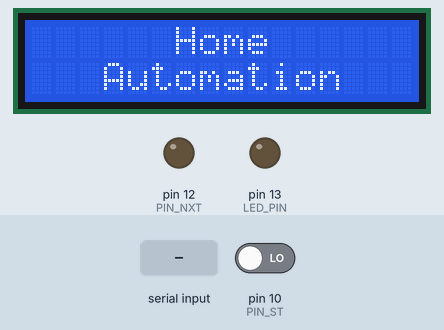
Recording of a sketch running on a simulated Arduino Uno, built with avr-gcc and run on an emulated ATmega328P. Parts: 16×2 character LCD, output pins drawn as LEDs (lit = HIGH). Inputs (shaded band) come from the test bench; at power-on: pin 10 (PIN_ST) LOW. What the sketch prints to the serial monitor is not drawn.

Above: at 3.1 s.
8.3 s: pin 10 (PIN_ST) driven HIGH
At 8.9 s:
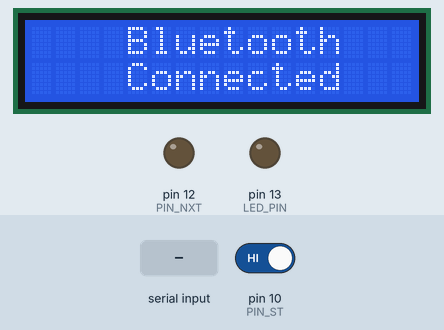
9.8 s: "2" received over the second serial link
At 11.0 s:
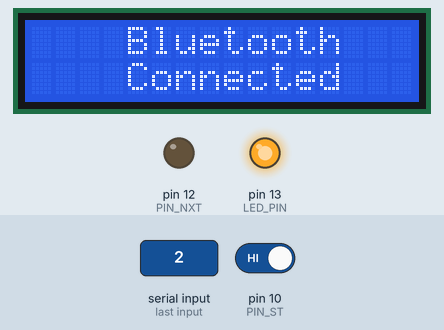
11.3 s: "4" received over the second serial link
At 12.4 s:
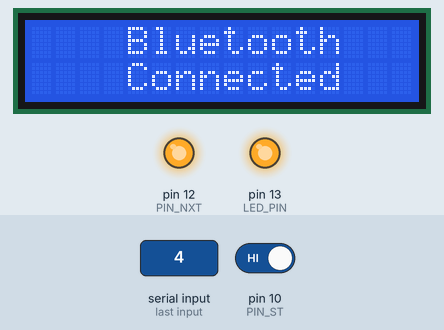
12.8 s: "1" received over the second serial link
At 13.5 s:
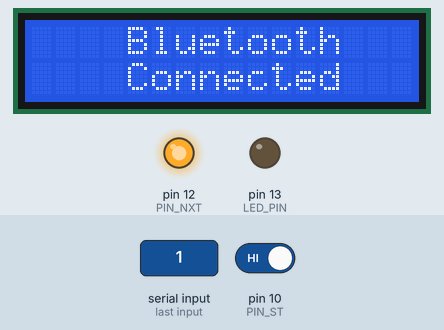
14.3 s: pin 10 (PIN_ST) driven LOW
At 14.6 s:
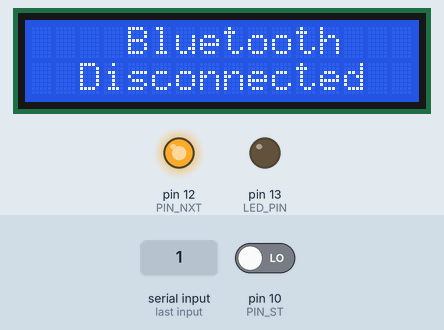
15.8 s: "3" received over the second serial link
At 17.0 s:
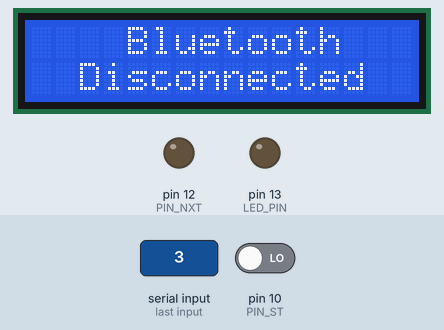
Timing chart, 0 to 18.3 s (numbered marks = the images above; inputs shaded):
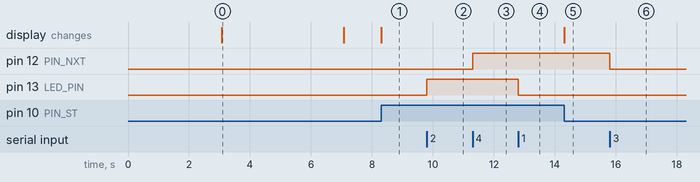

Measured:
- after the input at 8.3 s, the display: changes at once (image 1)
- after the input at 9.8 s, pin 13 (LED_PIN): LOW → HIGH at once
- after the input at 11.3 s, pin 12 (PIN_NXT): LOW → HIGH at once
- after the input at 12.8 s, pin 13 (LED_PIN): HIGH → LOW at once
- after the input at 14.3 s, the display: changes at once (image 5)
- after the input at 15.8 s, pin 12 (PIN_NXT): HIGH → LOW at once
- what the display in image 0 shows lasts 4.0 s, from 3.1 s to 7.1 s

The sketch:

Home_Automation.ino
```cpp
#include<SoftwareSerial.h>
#include<LiquidCrystal.h>
LiquidCrystal lcd(7,6,5,4,8,9);

#define TxD 3
#define RxD 2
#define LED_PIN 13
#define PIN_NXT 12
#define PIN_ST 10

SoftwareSerial bluetoothSerial(TxD, RxD);

char c;
int st;

void setup() {
  bluetoothSerial.begin(9600);
  Serial.begin(9600);
  lcd.begin(16,2);
  pinMode(LED_PIN, OUTPUT);
  pinMode(PIN_NXT, OUTPUT);
  pinMode(PIN_ST, INPUT);
  lcd.setCursor(0,0);
  lcd.print("  TEAM XFINITY  ");
 // lcd.print("  suri_kumkaran ");
  lcd.setCursor(0,1);
 // lcd.print("     ROCKS     ");
  lcd.print("    Presents    ");
  delay(3000);
  lcd.setCursor(0,0);
  lcd.print("      Home      ");
  lcd.setCursor(0,1);
  lcd.print("   Automation   ");
  delay(4000);
  lcd.clear();
  }

void loop() {

  lcd.setCursor(0,0);
  lcd.print("    Bluetooth   ");
  lcd.setCursor(0,1);
  st=digitalRead(PIN_ST); //State for detecting Bluetooth is connected or not
  Serial.println(st);
  if(st)
    lcd.print("    Connected   ");
  else
    lcd.print("  Disconnected  ");


  if(bluetoothSerial.available()){
    c = bluetoothSerial.read();
   // Serial.println(c);
    if(c=='2'){
      digitalWrite(LED_PIN, HIGH);  //one OFF
    }
    if(c=='1'){
      digitalWrite(LED_PIN, LOW); //one ON
    }
    if(c=='3'){
       digitalWrite(PIN_NXT, LOW); //two ON
    }
     if(c=='4'){
      digitalWrite(PIN_NXT, HIGH);  //two OFF
    }
  }
}
```
